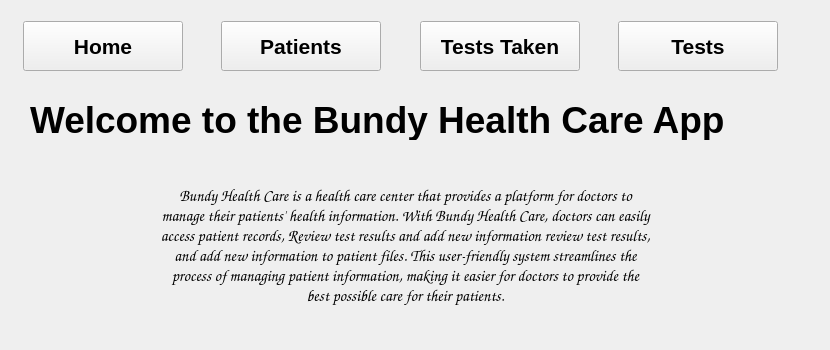
   <widget class="QWidget" name="Home">
    <widget class="QLabel" name="label_3">
     <property name="geometry">
      <rect>
       <x>30</x>
       <y>100</y>
       <width>750</width>
       <height>40</height>
      </rect>
     </property>
     <property name="minimumSize">
      <size>
       <width>750</width>
       <height>40</height>
      </size>
     </property>
     <property name="maximumSize">
      <size>
       <width>750</width>
       <height>40</height>
      </size>
     </property>
     <property name="font">
      <font>
       <pointsize>28</pointsize>
       <weight>75</weight>
       <bold>true</bold>
      </font>
     </property>
     <property name="text">
      <string>Welcome to the Bundy Health Care App</string>
     </property>
    </widget>
    <widget class="QLabel" name="label_4">
     <property name="geometry">
      <rect>
       <x>80</x>
       <y>150</y>
       <width>651</width>
       <height>191</height>
      </rect>
     </property>
     <property name="font">
      <font>
       <family>Comic Sans MS</family>
       <pointsize>12</pointsize>
      </font>
     </property>
     <property name="text">
      <string>Bundy Health Care is a health care center that provides a platform for doctors to 
manage their patients' health information. With Bundy Health Care, doctors can easily 
access patient records, Review test results and add new information review test results, 
and add new information to patient files. This user-friendly system streamlines the 
process of managing patient information, making it easier for doctors to provide the 
best possible care for their patients.</string>
     </property>
     <property name="alignment">
      <set>Qt::AlignCenter</set>
     </property>
     <property name="wordWrap">
      <bool>true</bool>
     </property>
    </widget>
    <widget class="QWidget" name="layoutWidget">
     <property name="geometry">
      <rect>
       <x>-10</x>
       <y>20</y>
       <width>821</width>
       <height>52</height>
      </rect>
     </property>
     <layout class="QHBoxLayout" name="horizontalLayout">
      <item>
       <spacer name="horizontalSpacer">
        <property name="orientation">
         <enum>Qt::Horizontal</enum>
        </property>
        <property name="sizeHint" stdset="0">
         <size>
          <width>40</width>
          <height>20</height>
         </size>
        </property>
       </spacer>
      </item>
      <item>
       <widget class="QPushButton" name="Home_Home">
        <property name="minimumSize">
         <size>
          <width>160</width>
          <height>50</height>
         </size>
        </property>
        <property name="maximumSize">
         <size>
          <width>160</width>
          <height>50</height>
         </size>
        </property>
        <property name="font">
         <font>
          <pointsize>16</pointsize>
          <weight>75</weight>
          <bold>true</bold>
         </font>
        </property>
        <property name="text">
         <string>Home</string>
        </property>
       </widget>
      </item>
      <item>
       <spacer name="horizontalSpacer_2">
        <property name="orientation">
         <enum>Qt::Horizontal</enum>
        </property>
        <property name="sizeHint" stdset="0">
         <size>
          <width>40</width>
          <height>20</height>
         </size>
        </property>
       </spacer>
      </item>
      <item>
       <widget class="QPushButton" name="Patient_Home">
        <property name="minimumSize">
         <size>
          <width>160</width>
          <height>50</height>
         </size>
        </property>
        <property name="maximumSize">
         <size>
          <width>160</width>
          <height>50</height>
         </size>
        </property>
        <property name="baseSize">
         <size>
          <width>160</width>
          <height>50</height>
         </size>
        </property>
        <property name="font">
         <font>
          <pointsize>16</pointsize>
          <weight>75</weight>
          <bold>true</bold>
         </font>
        </property>
        <property name="text">
         <string>Patients</string>
        </property>
       </widget>
      </item>
      <item>
       <spacer name="horizontalSpacer_3">
        <property name="orientation">
         <enum>Qt::Horizontal</enum>
        </property>
        <property name="sizeHint" stdset="0">
         <size>
          <width>40</width>
          <height>20</height>
         </size>
        </property>
       </spacer>
      </item>
      <item>
       <widget class="QPushButton" name="TestsTaken_Home">
        <property name="minimumSize">
         <size>
          <width>160</width>
          <height>50</height>
         </size>
        </property>
        <property name="maximumSize">
         <size>
          <width>160</width>
          <height>50</height>
         </size>
        </property>
        <property name="font">
         <font>
          <pointsize>16</pointsize>
          <weight>75</weight>
          <bold>true</bold>
         </font>
        </property>
        <property name="text">
         <string>Tests Taken</string>
        </property>
       </widget>
      </item>
      <item>
       <spacer name="horizontalSpacer_4">
        <property name="orientation">
         <enum>Qt::Horizontal</enum>
        </property>
        <property name="sizeHint" stdset="0">
         <size>
          <width>40</width>
          <height>20</height>
         </size>
        </property>
       </spacer>
      </item>
      <item>
       <widget class="QPushButton" name="Tests_Home">
        <property name="minimumSize">
         <size>
          <width>160</width>
          <height>50</height>
         </size>
        </property>
        <property name="maximumSize">
         <size>
          <width>160</width>
          <height>50</height>
         </size>
        </property>
        <property name="font">
         <font>
          <pointsize>16</pointsize>
          <weight>75</weight>
          <bold>true</bold>
         </font>
        </property>
        <property name="text">
         <string>Tests</string>
        </property>
       </widget>
      </item>
      <item>
       <spacer name="horizontalSpacer_5">
        <property name="orientation">
         <enum>Qt::Horizontal</enum>
        </property>
        <property name="sizeHint" stdset="0">
         <size>
          <width>40</width>
          <height>20</height>
         </size>
        </property>
       </spacer>
      </item>
     </layout>
    </widget>
   </widget>
